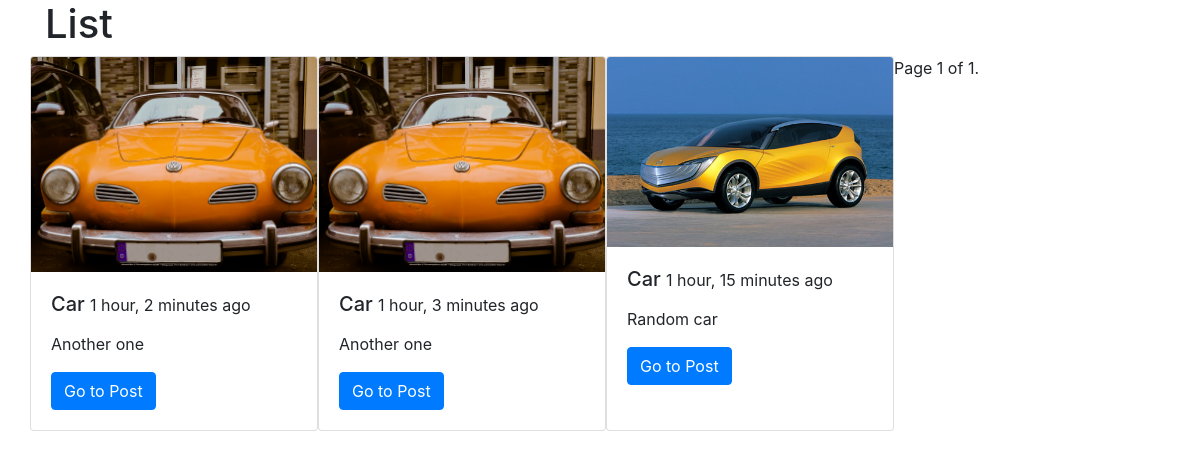
/posts/, run on the app's committed database.
### posts/models.py (models this page shows, shortened)
class Post(models.Model):
    title = models.CharField(max_length = 50)
    slug = models.SlugField(unique=True)
    image = models.ImageField(upload_to = 'pics')
    content = models.TextField()
    updated = models.DateTimeField(auto_now = True, auto_now_add = False)
    timestamp = models.DateTimeField(auto_now = False, auto_now_add = True)
    def get_absolute_url(self):
        return reverse('detail',kwargs = {'slug': self.slug})
    class Meta:
        ordering = ['-timestamp','-updated']

### posts/views.py (the view)
# urls.py: path('posts/',posts_list, name='list'),
def posts_list(request):
    queryset_list = Post.objects.all() #.order_by('-timestamp')
    paginator = Paginator(queryset_list, 6) # Show 5 contacts per page
    page = request.GET.get('page')
    queryset = paginator.get_page(page)
    context = {
        'object_list' : queryset,
        'title' : 'List'
    }
    return render(request,'post_list.html',context)

### templates/post_list.html (shortened to what this page needs)
{% extends 'base.html' %}
{% block content %}
<h1> {{ title }} </h1>
<div class="row">
    {% for obj in object_list %}
    <div class="card" style="width: 18rem;">
        <img src="{{ obj.image.url }}" class="card-img-top" alt=''>
        <div class="card-body">
            <h5 class="card-title">{{ obj.title }} <small> {{ obj.timestamp | timesince }} ago</small></h5>
            <p class="card-text">{{ obj.content | linebreaks | truncatechars:100}}</p>
            <a href='{{ obj.get_absolute_url }}' class="btn btn-primary">Go to Post</a>
        </div>
    </div>
    {% endfor %}
    <div class="pagination">
        <span class="step-links">
            <span class="current">
                Page {{ object_list.number }} of {{ object_list.paginator.num_pages }}.
            </span>
        </span>
    </div>
</div>
{% endblock %}

### templates/base.html (shortened to what this page needs)
<!doctype html>
<html lang="en">
<head>
    <link rel="stylesheet" href="https://stackpath.bootstrapcdn.com/bootstrap/4.3.1/css/bootstrap.min.css"
>
</head>
<body>
    <div class='container'>
        {% block content %}
        <!-- {% load static %}
        {% static 'images' as baseUrl %} -->
        {% endblock %}
    </div>
</body>
</html>

### data on the page
Post: image (picture), title "Car", timestamp "1 hour, 2 minutes", content "Another one"
Post: image (picture), title "Car", timestamp "1 hour, 3 minutes", content "Another one"
Post: image (picture), title "Car", timestamp "1 hour, 15 minutes", content "Random car"

### other printed values
{{ title }} "List"
{{ object_list.number }} "1"
{{ object_list.paginator.num_pages }} "1"
